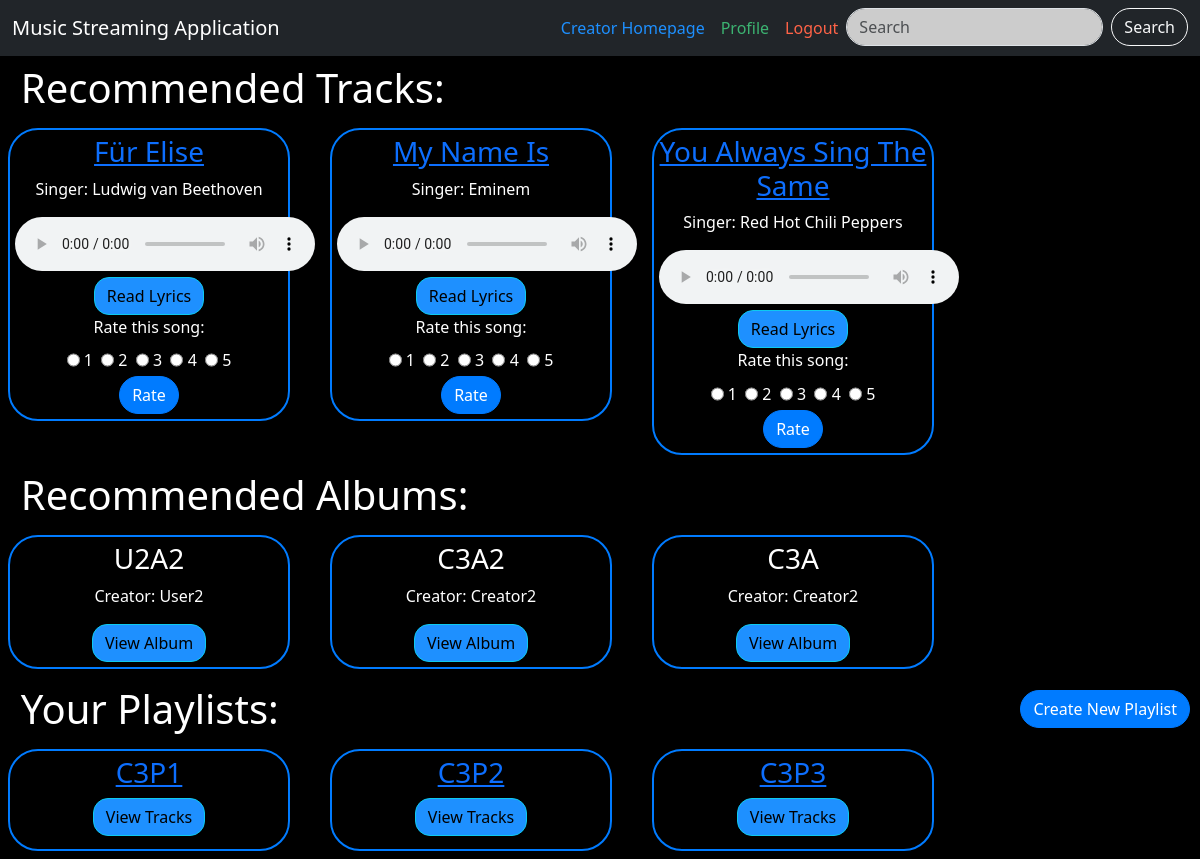
The page /user (signed in) on the database its author committed.
### app.py (models this page shows, shortened)
class Song(db.Model):
    __tablename__ = "songs"
    id = db.Column(db.Integer, primary_key=True)
    filename = db.Column(db.String(255))
    title = db.Column(db.String(255), nullable=False)
    singer = db.Column(db.String(255))
    artist = db.Column(db.String(255), nullable=False)
    lyrics = db.Column(db.Text)
    album = db.Column(db.String(255))
    release_date = db.Column(db.Date)
    user_id = db.Column(db.Integer, db.ForeignKey('users.id'))
    genre = db.Column(db.String(255), nullable=False)
    created_at = db.Column(db.DateTime, default=datetime.utcnow)
    rating = db.Column(db.Float, default=0.0)
    user_rating = db.relationship('Rating', backref='song', lazy=True, cascade='all, delete-orphan')
    playlists_association = db.relationship(
        "Playlist",
        secondary="playlist_song_association",
        back_populates="associated_songs"
    )
    albums_association = db.relationship(
        "Album",
        secondary="album_song_association",
        back_populates="songs"
    )

class Album(db.Model):
    __tablename__ = "albums"
    id = db.Column(db.Integer, primary_key=True)
    name = db.Column(db.String(255), nullable=False)
    creator_id = db.Column(db.Integer, db.ForeignKey("users.id"), nullable=False)
    creator = db.relationship("User", backref=db.backref("albums", lazy=True))
    songs = db.relationship(
        "Song",
        secondary="album_song_association",
        back_populates="albums_association",
    )

class User(db.Model):
    __tablename__ = "users"
    id = db.Column(db.Integer, primary_key=True)
    username = db.Column(db.String(80), nullable=False, unique=True)
    password_hash = db.Column(db.String(256), nullable=False)
    is_active = db.Column(db.Boolean, default=True)
    user_type = db.Column(db.String(20), default="user")
    songs = db.relationship("Song", backref="user", cascade="all, delete-orphan", primaryjoin="User.id == foreign(Song.user_id)")
    playlists = db.relationship("Playlist", backref="user", cascade="all, delete-orphan")
    ratings = db.relationship('Rating', backref='user', lazy=True)
    @property
    def is_authenticated(self):
        return True

class Playlist(db.Model):
    __tablename__ = "playlists"
    id = db.Column(db.Integer, primary_key=True)
    name = db.Column(db.String(255), nullable=False)
    user_id = db.Column(db.Integer, db.ForeignKey("users.id"), nullable=False)
    songs = db.relationship(
        "Song",
        secondary="playlist_song_association",
        back_populates="playlists_association",
    )
    associated_songs = db.relationship(
        "Song",
        secondary="playlist_song_association",
        back_populates="playlists_association",
    )

### app.py (the view)
@app.route('/user')
def user_homepage():
    if not current_user.is_authenticated:
        return redirect(url_for('login'))
    if current_user.user_type == 'admin':
        return redirect(url_for('admin_dashboard'))
    recommended_tracks = (
        db.session.query(Song)
        .options(db.joinedload(Song.user_rating))
        .order_by(Song.created_at.desc())
        .limit(3)
        .all()
    )
    recommended_albums = Album.query.order_by(Album.id.desc()).limit(3).all()
    playlists = current_user.playlists
    return render_template('user_homepage.html', recommended_tracks=recommended_tracks, recommended_albums=recommended_albums, playlists=playlists)

### app.py (called while the page is built)
@login_manager.user_loader
def load_user(user_id):
    return User.query.get(int(user_id))

### templates/user_homepage.html (shortened to what this page needs)
{% extends "base.html" %}
{% block content %}
  <div class="my-2">
    <h1 class="text-white mb-2">&nbsp;&nbsp;Recommended Tracks:</h1>
    <div class="track-list row">
      {% for song in recommended_tracks %}
        <div class="col-md-3 mx-2 my-2">
          <div class="track text-center" style="border: 2px solid #007bff; padding: 5px; border-radius: 30px;">
            <h3><a href="{{ url_for('song_details', song_id=song.id) }}">{{ song.title }}</a></h3>
            <p class="text-white">Singer: {{ song.singer }}</p>
            <audio controls>
              <source src="{{ url_for('static', filename='songs/' + song.filename) }}" type="audio/mpeg">
            </audio>
            <div class="actions">
              <a href="{{ url_for('read_lyrics', song_id=song.id) }}" class="btn btn-info" style="border-radius: 15px; background-color: DodgerBlue;">Read Lyrics</a>
              {% if current_user.is_authenticated %}
                {% set user_rating = song.user_rating | selectattr('user_id', 'equalto', current_user.id) | first %}
                {% if not user_rating %}
                  <form method="POST" action="{{ url_for('rate_song', song_id=song.id) }}" class="rating-form">
                    <div class="mb-1">
                      <label for="rating" class="form-label text-white">Rate this song:</label>
                      <div class="btn-group" role="group" aria-label="Rating">
                        <input type="radio" name="rating" id="rating1" value="1" required>
                        <label for="rating1" class="text-white">&nbsp;1&nbsp;&nbsp;</label>
                        <input type="radio" name="rating" id="rating2" value="2" required>
                        <label for="rating2" class="text-white">&nbsp;2&nbsp;&nbsp;</label>
                        <input type="radio" name="rating" id="rating3" value="3" required>
                        <label for="rating3" class="text-white">&nbsp;3&nbsp;&nbsp;</label>
                        <input type="radio" name="rating" id="rating4" value="4" required>
                        <label for="rating4" class="text-white">&nbsp;4&nbsp;&nbsp;</label>
                        <input type="radio" name="rating" id="rating5" value="5" required>
                        <label for="rating5" class="text-white">&nbsp;5</label>
                      </div>
                    </div>
                    <button type="submit" class="btn btn-primary">Rate</button>
                  </form>
                {% else %}
                  <p class="text-white">Your Rating: {{ user_rating.rating }}</p>
                {% endif %}
              {% endif %}
            </div>
          </div>
        </div>
      {% endfor %}
    </div>
  </div>
  <div class="my-2">
    <h1 class="text-white mb-2">&nbsp;&nbsp;Recommended Albums:</h1>
    <div class="album-list row">
      {% for album in recommended_albums %}
        <div class="col-md-3 mx-2 my-2">
          <div class="album text-center" style="border: 2px solid #007bff; padding: 5px; border-radius: 30px;">
            <h3 class="text-white">{{ album.name }}</h3>
            <p class="text-white">Creator: {{ album.creator.username }}</p>
            <a href="{{ url_for('view_album', album_id=album.id) }}" class="btn btn-info" style="background-color: DodgerBlue; border-radius: 15px;">View Album</a>
          </div>
        </div>
      {% endfor %}
    </div>
  </div>
  <div class="my-2">
    <h1 class="text-white mb-2 d-flex justify-content-between align-items-center">
      &nbsp;&nbsp;Your Playlists:
      <a href="{{ url_for('create_playlist') }}" class="btn btn-primary" style="margin-right: 10px;">Create New Playlist</a>
    </h1>
    <div class="playlist-list row">
      {% for playlist in playlists %}
        <div class="col-md-3 mx-2 my-2">
          <div class="playlist text-center" style="border: 2px solid #007bff; padding: 5px; border-radius: 30px;">
            <a href="{{ url_for('edit_playlist', playlist_id=playlist.id) }}">
              <h3 >{{ playlist.name }}<h3>
            </a>
            <div class="actions">
              <a href="{{ url_for('show_playlist', playlist_id=playlist.id) }}" class="btn btn-info" style="background-color: DodgerBlue; border-radius: 15px;">View Tracks</a>
            </div>
          </div>
        </div>
      {% endfor %}
    </div>
  </div>
{% endblock %}

### templates/base.html (style rules this page uses)
body { background-color: #000000; background-size: cover; background-position: center; height: 100vh; overflow: hidden; }
.btn-primary { background-color: #007bff; border-color: #007bff; border-radius: 20px; }

### rows shown on the page
Song: title "Für Elise", singer "Ludwig van Beethoven"
Song: title "My Name Is", singer "Eminem"
Song: title "You Always Sing The Same", singer "Red Hot Chili Peppers"
Album: name "U2A2", creator.username "User2"
Album: name "C3A2", creator.username "Creator2"
Album: name "C3A", creator.username "Creator2"
Playlist: name "C3P1"
Playlist: name "C3P2"
Playlist: name "C3P3"
